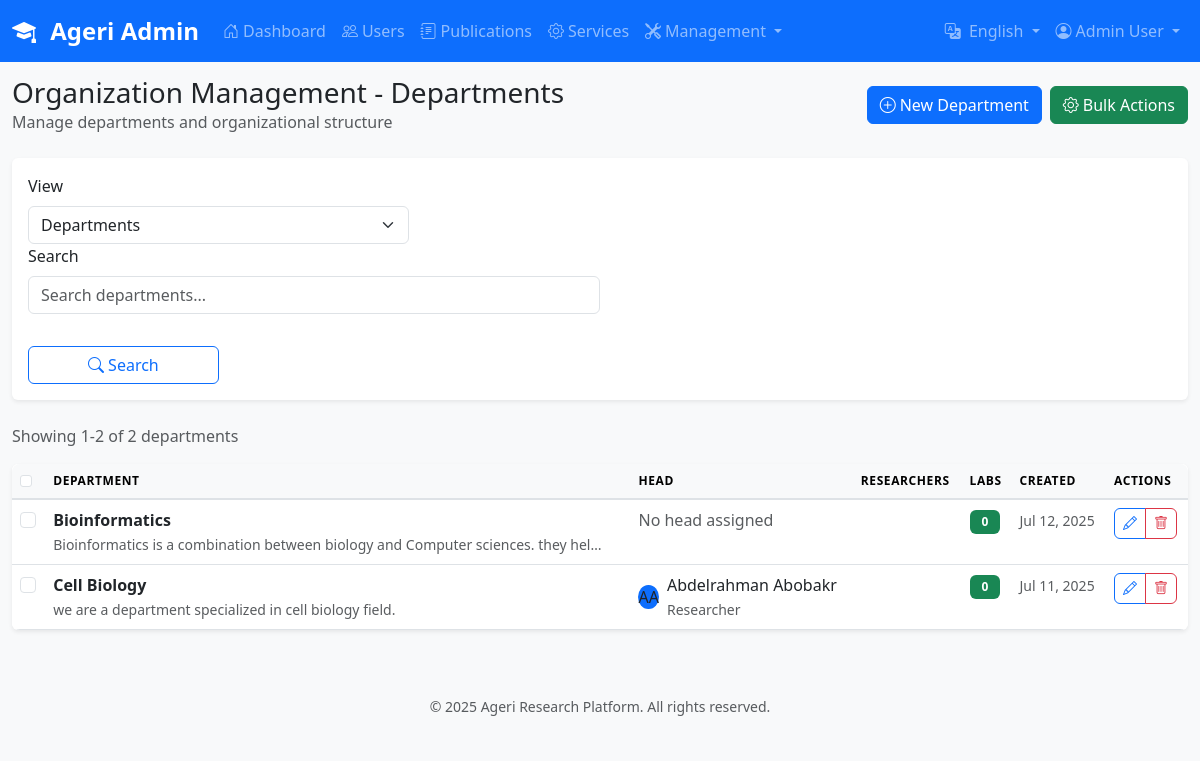
The page /dashboard/organization/ (signed in) on the database its author committed.
### accounts/models.py (models this page shows, shortened)
class User(AbstractUser):
    email = models.EmailField(unique=True)
    role = models.CharField(
        max_length=20,
        choices=UserRole.choices,
        default=UserRole.RESEARCHER
    )
    is_approved = models.BooleanField(default=False)
    approval_date = models.DateTimeField(null=True, blank=True)
    approved_by = models.ForeignKey(
        'self',
        on_delete=models.SET_NULL,
        null=True,
        blank=True,
        related_name='approved_users'
    )
    phone = models.CharField(max_length=20, blank=True)
    institution = models.CharField(max_length=200, blank=True)
    objects = CustomUserManager()
    department = models.CharField(max_length=200, blank=True)
    USERNAME_FIELD = 'email'
    REQUIRED_FIELDS = ['username', 'first_name', 'last_name']
    class Meta:
        db_table = 'auth_user'
        verbose_name = 'User'
        verbose_name_plural = 'Users'

### organization/models.py (models this page shows, shortened)
class Department(TimeStampedModel):
    name = models.CharField(max_length=200, unique=True)
    description = models.TextField(blank=True)
    head = models.ForeignKey(
        settings.AUTH_USER_MODEL,
        on_delete=models.SET_NULL,
        null=True,
        blank=True,
        related_name='headed_departments',
        limit_choices_to={'role__in': ['admin', 'moderator']}
    )
    email = models.EmailField(blank=True)
    phone = models.CharField(max_length=20, blank=True)
    location = models.CharField(max_length=200, blank=True)
    status = models.CharField(
        max_length=20,
        choices=StatusChoices.choices,
        default=StatusChoices.ACTIVE
    )
    class Meta:
        verbose_name = 'Department'
        verbose_name_plural = 'Departments'
        ordering = ['name']

### dashboard/views.py (the view, shortened to what this page needs)
# urls.py: path('organization/', views.organization_management, name='organization_management'),
@staff_member_required
def organization_management(request):
    view_type = request.GET.get('view', 'departments')
    search_query = request.GET.get('search', '')
    if view_type == 'departments':
        items = Department.objects.all().select_related('head').prefetch_related('labs')
        if search_query:
            items = items.filter(
                Q(name__icontains=search_query) |
                Q(description__icontains=search_query)
            )
        template = 'dashboard/organization_departments.html'
    items = items.order_by('name')
    paginator = Paginator(items, 20)
    page_number = request.GET.get('page')
    page_obj = paginator.get_page(page_number)
    context = {
        'page_obj': page_obj,
        'view_type': view_type,
        'search_query': search_query,
        'total_items': items.count(),
    }
    return render(request, template, context)

### dashboard/templates/dashboard/organization_departments.html (shortened to what this page needs)
{% extends 'dashboard/base.html' %}
{% block page_title %}Organization Management - Departments{% endblock %}
{% block page_description %}Manage departments and organizational structure{% endblock %}
{% block page_actions %}
<div class="d-flex gap-2">
    <a href="{% url 'dashboard:create_department' %}" class="btn btn-primary">
        <i class="bi bi-plus-circle me-1"></i>New Department
    </a>
    <button type="button" class="btn btn-success" data-bs-toggle="modal" data-bs-target="#bulkActionsModal">
        <i class="bi bi-gear me-1"></i>Bulk Actions
    </button>
</div>
{% endblock %}
{% block content %}
<div class="container-fluid">
    <form method="post" id="bulkActionsForm">
    <div class="card mb-4">
        <div class="card-body">
            <form method="get" class="row g-3">
                <div class="col-md-4">
                    <label for="view" class="form-label">View</label>
                    <select name="view" id="view" class="form-select" onchange="this.form.submit()">
                        <option value="departments" {% if view_type == 'departments' %}selected{% endif %}>Departments</option>
                    </select>
                </div>
                <div class="col-md-6">
                    <label for="search" class="form-label">Search</label>
                    <input type="text" name="search" id="search" class="form-control"
                           value="{{ search_query }}" placeholder="Search departments...">
                </div>
                <div class="col-md-2">
                    <label class="form-label">&nbsp;</label>
                    <button type="submit" class="btn btn-outline-primary d-block w-100">
                        <i class="bi bi-search"></i> Search
                    </button>
                </div>
            </form>
        </div>
    </div>
    <div class="d-flex justify-content-between align-items-center mb-3">
        <div>
            <span class="text-muted">Showing {{ page_obj.start_index }}-{{ page_obj.end_index }} of {{ total_items }} departments</span>
        </div>
    </div>
    <div class="card">
        <div class="card-body p-0">
            {% if page_obj %}
                <div class="table-responsive">
                    <table class="table table-hover mb-0">
                        <thead class="table-light">
                            <tr>
                                <th>
                                    <input type="checkbox" id="selectAll" class="form-check-input">
                                </th>
                                <th>Department</th>
                                <th>Head</th>
                                <th>Researchers</th>
                                <th>Labs</th>
                                <th>Created</th>
                                <th>Actions</th>
                            </tr>
                        </thead>
                        <tbody>
                            {% for department in page_obj %}
                            <tr>
                                <td>
                                    <input type="checkbox" name="item_ids" value="{{ department.id }}" class="form-check-input item-checkbox">
                                </td>
                                <td>
                                    <div class="fw-bold">{{ department.name }}</div>
                                    <small class="text-muted">{{ department.description|truncatechars:80 }}</small>
                                </td>
                                <td>
                                    {% if department.head %}
                                        <div class="d-flex align-items-center">
                                            <div class="avatar-sm me-2">
                                                <div class="avatar-title bg-primary rounded-circle">
                                                    {{ department.head.first_name|first }}{{ department.head.last_name|first }}
                                                </div>
                                            </div>
                                            <div>
                                                <div class="fw-medium">{{ department.head.get_full_name }}</div>
                                                <small class="text-muted">{{ department.head.get_role_display }}</small>
                                            </div>
                                        </div>
                                    {% else %}
                                        <span class="text-muted">No head assigned</span>
                                    {% endif %}
                                </td>
                                <td>
                                </td>
                                <td>
                                    <span class="badge bg-success">{{ department.labs.count }}</span>
                                </td>
                                <td>
                                    <small class="text-muted">{{ department.created_at|date:"M d, Y" }}</small>
                                </td>
                                <td>
                                    <div class="btn-group btn-group-sm">
                                        <a href="#" class="btn btn-outline-primary" title="Edit">
                                            <i class="bi bi-pencil"></i>
                                        </a>
                                        <button type="button" class="btn btn-outline-danger" title="Delete"
                                                onclick="deleteDepartment({{ department.id }}, '{{ department.name }}')">
                                            <i class="bi bi-trash"></i>
                                        </button>
                                    </div>
                                </td>
                            </tr>
                            {% endfor %}
                        </tbody>
                    </table>
                </div>
            {% endif %}
        </div>
    </div>
</div>
{% endblock %}

### dashboard/templates/dashboard/base.html (shortened to what this page needs)
{% load i18n arabic_trans %}
{% get_current_language as LANGUAGE_CODE %}
<!DOCTYPE html>
<html lang="{{ LANGUAGE_CODE }}" dir="{% if LANGUAGE_CODE == 'ar' %}rtl{% else %}ltr{% endif %}">
<head>
    <link href="https://cdn.jsdelivr.net/npm/bootstrap@5.3.0/dist/css/bootstrap.min.css" rel="stylesheet">
    <link href="https://cdn.jsdelivr.net/npm/bootstrap-icons@1.10.0/font/bootstrap-icons.css" rel="stylesheet">
    {% load static %}
    <link rel="stylesheet" href="{% static 'dashboard/css/dashboard.css' %}">
</head>
<body>
    <nav class="navbar navbar-expand-lg navbar-dark bg-primary fixed-top">
        <div class="container-fluid">
            <a class="navbar-brand fw-bold" href="{% url 'dashboard:home' %}">
                <i class="bi bi-mortarboard-fill me-2"></i>
                {% trans "Ageri Admin" %}
            </a>
            <div class="collapse navbar-collapse" id="navbarNav">
                <ul class="navbar-nav me-auto">
                    <li class="nav-item">
                        <a class="nav-link {% if request.resolver_match.url_name == 'home' %}active{% endif %}"
                           href="{% url 'dashboard:home' %}">
                            <i class="bi bi-house-door me-1"></i>{% trans "Dashboard" %}
                        </a>
                    </li>
                    <li class="nav-item">
                        <a class="nav-link {% if request.resolver_match.url_name == 'user_management' %}active{% endif %}"
                           href="{% url 'dashboard:user_management' %}">
                            <i class="bi bi-people me-1"></i>{% trans "Users" %}
                        </a>
                    </li>
                    <li class="nav-item">
                        <a class="nav-link {% if request.resolver_match.url_name == 'publication_management' %}active{% endif %}"
                           href="{% url 'dashboard:publication_management' %}">
                            <i class="bi bi-journal-text me-1"></i>{% trans "Publications" %}
                        </a>
                    </li>
                    <li class="nav-item">
                        <a class="nav-link {% if request.resolver_match.url_name == 'service_requests' %}active{% endif %}"
                           href="{% url 'dashboard:service_requests' %}">
                            <i class="bi bi-gear me-1"></i>{% trans "Services" %}
                        </a>
                    </li>
                    <li class="nav-item dropdown">
                        <a class="nav-link dropdown-toggle" href="#" role="button" data-bs-toggle="dropdown">
                            <i class="bi bi-tools me-1"></i>{% trans "Management" %}
                        </a>
                    </li>
                </ul>
                <ul class="navbar-nav">
                    <li class="nav-item dropdown">
                        <a class="nav-link dropdown-toggle" href="#" role="button" data-bs-toggle="dropdown">
                            <i class="bi bi-translate me-1"></i>
                            {% if LANGUAGE_CODE == 'ar' %}العربية{% else %}English{% endif %}
                        </a>
                    </li>
                    <li class="nav-item dropdown">
                        <a class="nav-link dropdown-toggle" href="#" role="button" data-bs-toggle="dropdown">
                            <i class="bi bi-person-circle me-1"></i>{{ user.get_full_name|default:user.username }}
                        </a>
                    </li>
                </ul>
            </div>
        </div>
    </nav>
    <div class="container-fluid" style="margin-top: 76px;">
        <div class="row mb-4">
            <div class="col-12">
                <div class="d-flex justify-content-between align-items-center">
                    <div>
                        <h1 class="h3 mb-0">{% block page_title %}Dashboard{% endblock %}</h1>
                        <p class="text-muted mb-0">{% block page_description %}Welcome to the Ageri Research Platform Admin Dashboard{% endblock %}</p>
                    </div>
                    <div>
                        {% block page_actions %}{% endblock %}
                    </div>
                </div>
            </div>
        </div>
        <div class="row">
            {% block content %}{% endblock %}
        </div>
    </div>
    <footer class="bg-light text-center text-muted py-3 mt-5">
        <div class="container">
            <small>&copy; 2025 Ageri Research Platform. All rights reserved.</small>
        </div>
    </footer>
</body>
</html>

### dashboard/static/dashboard/css/dashboard.css (style rules this page uses)
:root { --primary-color: #0d6efd; --secondary-color: #6c757d; --success-color: #198754; --danger-color: #dc3545; --warning-color: #ffc107; --info-color: #0dcaf0; --light-color: #f8f9fa; --dark-color: #212529; }
body { background-color: #f8f9fa; font-family: 'Segoe UI', Tahoma, Geneva, Verdana, sans-serif; }
.navbar-brand { font-size: 1.5rem; font-weight: 700; }
.card { border: none; box-shadow: 0 0.125rem 0.25rem rgba(0, 0, 0, 0.075); transition: box-shadow 0.15s ease-in-out; }
.table { background-color: white; border-radius: 0.5rem; overflow: hidden; }
.table thead th { background-color: var(--light-color); border-bottom: 2px solid #dee2e6; font-weight: 600; text-transform: uppercase; font-size: 0.75rem; letter-spacing: 0.05em; }
.badge { font-size: 0.75rem; padding: 0.375rem 0.75rem; }
.btn { border-radius: 0.375rem; font-weight: 500; transition: all 0.15s ease-in-out; }

### rows shown on the page
Department: name "Bioinformatics", description "Bioinformatics is a combination between biology and Computer sciences. they hel…", shows "No head assigned", labs.count "0", created_at "Jul 12, 2025"
Department: name "Cell Biology", description "we are a department specialized in cell biology field.", head.first_name|first "A", head.last_name|first "A", head.get_full_name "Abdelrahman Abobakr", head.role "Researcher", labs.count "0", created_at "Jul 11, 2025"

### other values the page prints
{{ user.get_full_name|default:user.username }} "Admin User"
{{ page_obj.start_index }} "1"
{{ page_obj.end_index }} "2"
{{ total_items }} "2"
